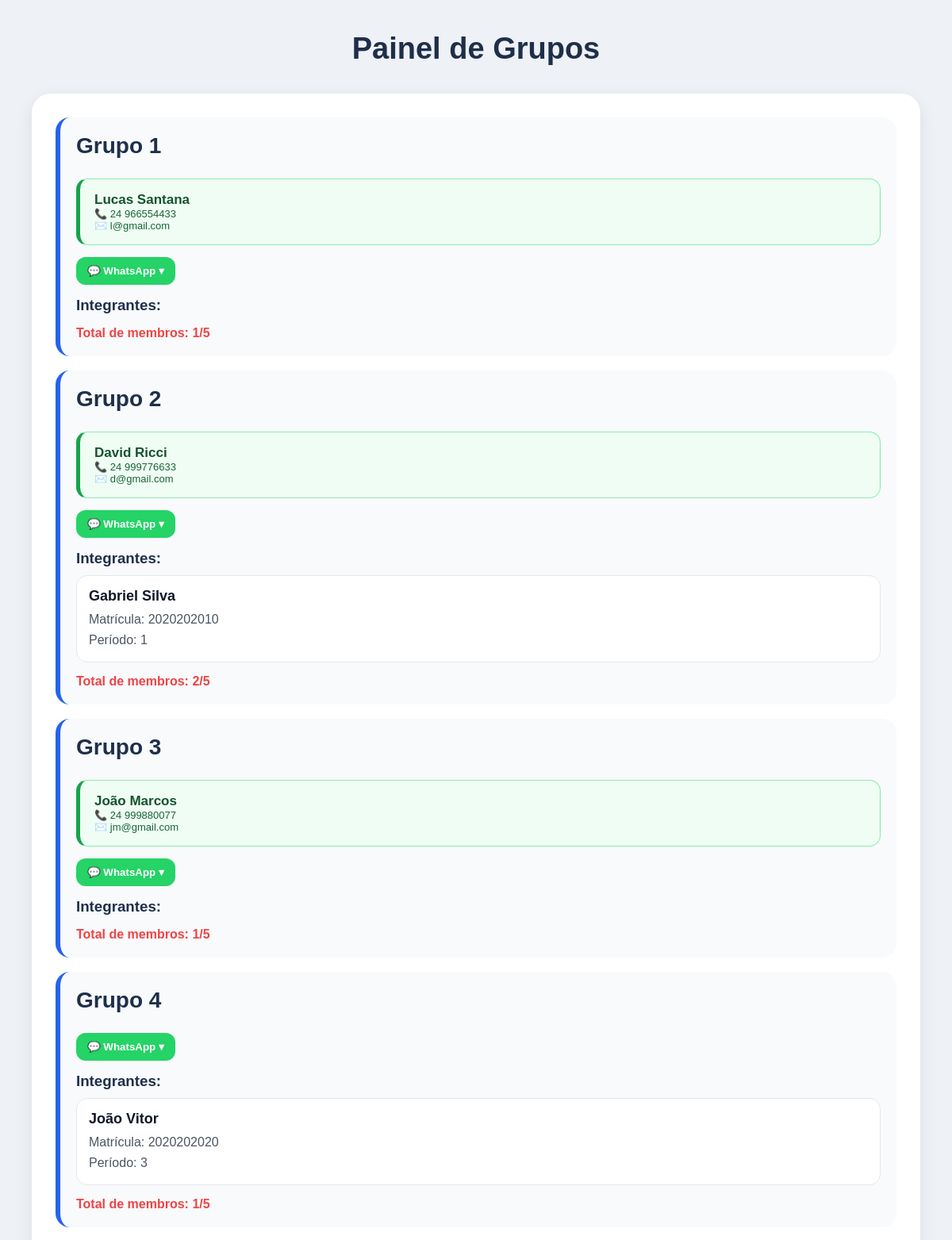
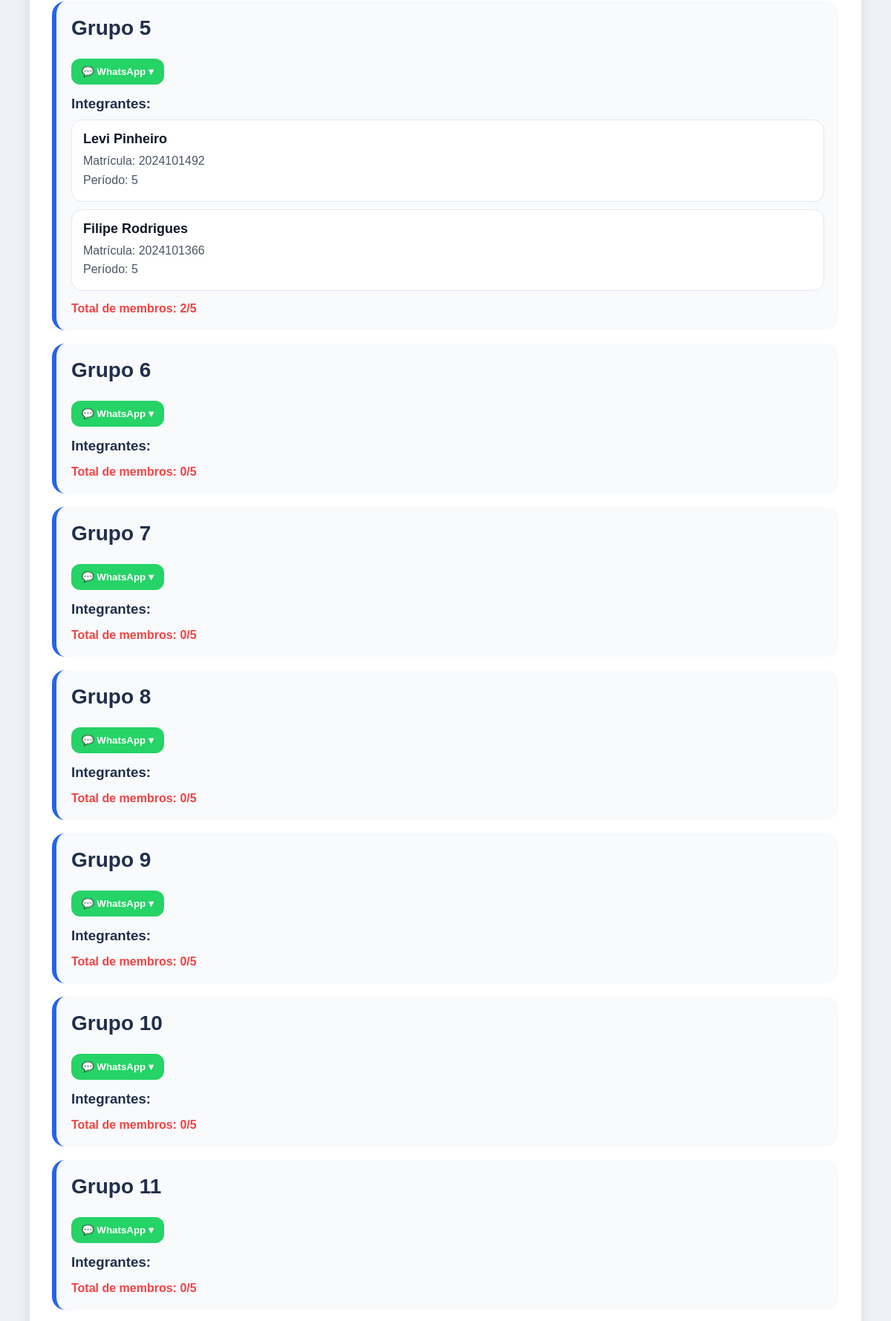
Page /painel/ (upper part) on the committed database (2 pictures, top to bottom).
### core/models.py (models this page shows, shortened)
class Grupo(models.Model):
    numero = models.IntegerField(unique=True)
    monitores = models.ManyToManyField(
        'Usuario',
        blank=True,
        related_name='grupos_monitorados'
    )
    whatsapp_link = models.URLField(blank=True, null=True)

class Usuario(AbstractUser):
    TIPOS = [
        ('monitor', 'Monitor'),
        ('integrante', 'Integrante')
    ]
    PERIODOS = [
        ('1', '1'), ('2', '2'), ('3', '3'), ('4', '4'),
        ('5', '5'), ('6', '6'), ('7', '7'), ('8', '8'),
        ('9', '9'), ('10', '10'),
    ]
    telefone_validator = RegexValidator(
        regex=r'^\d{2}\s\d{9}$',
        message='Formato correto: 24 999660787'
    )
    nome = models.CharField(max_length=100)
    matricula = models.CharField(max_length=20, unique=True)
    periodo = models.CharField(max_length=2, choices=PERIODOS)
    email = models.EmailField(unique=True)
    telefone = models.CharField(
        max_length=20,
        validators=[telefone_validator]
    )
    tipo = models.CharField(max_length=20, choices=TIPOS)
    grupo = models.ForeignKey(
        Grupo,
        on_delete=models.SET_NULL,
        null=True,
        blank=True
    )

### core/views.py (the view)
# urls.py: path('painel/', painel),
def painel(request):
    return render(request, 'painel.html', {
        'usuarios': Usuario.objects.all(),
        'grupos': Grupo.objects.all().order_by('numero'),
        'sem_grupo': Usuario.objects.filter(grupo=None),
        'monitores': Usuario.objects.filter(tipo='monitor')
    })

### core/templates/painel.html (shortened to what this page needs)
<!DOCTYPE html>
<html lang="pt-BR">
<head>
</head>
<body>
<h1>Painel de Grupos</h1>
<div class="box">
    {% for grupo in grupos %}
        <div class="grupo">
            <h2 class="section-title">Grupo {{ grupo.numero }}</h2>
            {% for usuario in usuarios %}
                {% if usuario.grupo == grupo and usuario.tipo == 'monitor' %}
                    <div class="monitor">
                        <div class="monitor-nome">{{ usuario.nome }}</div>
                        <div class="monitor-info">
                            📞 {{ usuario.telefone }} <br>
                            ✉️ {{ usuario.email }}
                        </div>
                    </div>
                {% endif %}
            {% endfor %}
            <div class="whatsapp-dropdown">
                <button class="whatsapp-btn" onclick="toggleWhatsapp(this)">
                    💬 WhatsApp ▾
                </button>
            </div>
            <h3 style="margin-top:15px;color:#1f2f4a;">Integrantes:</h3>
            {% for usuario in usuarios %}
                {% if usuario.grupo == grupo and usuario.tipo == 'integrante' %}
                    <div class="membro">
                        <strong>{{ usuario.nome }}</strong>
                        <div class="info">
                            Matrícula: {{ usuario.matricula }} <br>
                            Período: {{ usuario.periodo }}
                        </div>
                    </div>
                {% endif %}
            {% endfor %}
            <p class="contador">
                Total de membros: {{ grupo.usuario_set.count }}/5
            </p>
        </div>
    {% endfor %}
</div>
</body>
</html>

### core/templates/painel.html (style rules this page uses)
* { margin:0; padding:0; box-sizing:border-box; }
body { font-family: Arial, sans-serif; background:#eef1f5; padding:40px; }
h1 { color:#1f2f4a; text-align:center; margin-bottom:35px; font-size:38px; font-weight:bold; }
.box { background:white; padding:30px; border-radius:24px; margin-bottom:30px; box-shadow:0 8px 25px rgba(0,0,0,0.08); }
.grupo { background:#f8fafc; padding:20px; border-radius:18px; margin-bottom:18px; border-left:6px solid #2563eb; transition:0.3s; }
.section-title { color:#1f2f4a; font-size:28px; margin-bottom:25px; }
.monitor { background:#f0fdf4; border:1px solid #86efac; border-left:5px solid #16a34a; padding:16px 18px; border-radius:14px; margin-bottom:15px; }
.monitor-nome { font-size:17px; font-weight:bold; color:#14532d; }
.monitor-info { font-size:13px; color:#166534; }
.membro { background:white; padding:15px; border-radius:14px; margin-top:10px; border:1px solid #e5e7eb; }
.membro strong { font-size:18px; color:#111827; }
.info { margin-top:6px; color:#4b5563; line-height:1.6; }
.contador { color:#ef4444; font-weight:bold; margin-top:15px; }
.whatsapp-dropdown { margin-top: 14px; }
.whatsapp-btn { background:#25D366; color:white; border:none; padding:10px 14px; border-radius:12px; font-weight:bold; cursor:pointer; transition:0.2s; }

### rows in the picture
Grupo: numero "1", usuario_set.count "1"
Usuario: nome "Lucas Santana", telefone "24 966554433", email "l@gmail.com"
Grupo: numero "2", usuario_set.count "2"
Usuario: nome "David Ricci", telefone "24 999776633", email "d@gmail.com"
Usuario: nome "Gabriel Silva", matricula "2020202010", periodo "1"
Grupo: numero "3", usuario_set.count "1"
Usuario: nome "João Marcos", telefone "24 999880077", email "jm@gmail.com"
Grupo: numero "4", usuario_set.count "1"
Usuario: nome "João Vitor", matricula "2020202020", periodo "3"
Grupo: numero "5", usuario_set.count "2"
Usuario: nome "Levi Pinheiro", matricula "2024101492", periodo "5"
Usuario: nome "Filipe Rodrigues", matricula "2024101366", periodo "5"
Grupo: numero "6", usuario_set.count "0"
Grupo: numero "7", usuario_set.count "0"
Grupo: numero "8", usuario_set.count "0"
Grupo: numero "9", usuario_set.count "0"
Grupo: numero "10", usuario_set.count "0"
Grupo: numero "11", usuario_set.count "0"
